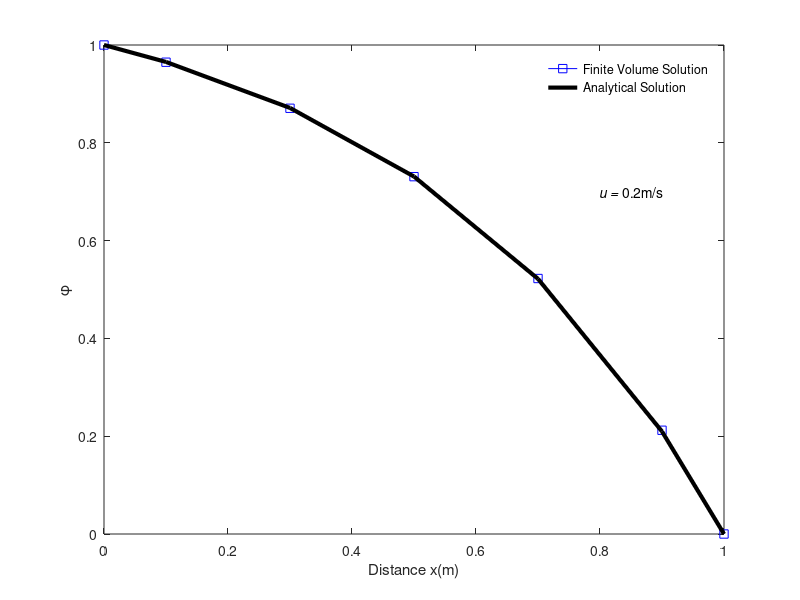

This chart was generated by the following MATLAB code:
                              % flow velocity(m/s)
 
clc
clear all
close all

% Parameters 

 L = 1;                                       % Length of a fin(m)  
 rho = 1;                                     % Density(kg/m^3)
 gamma = 0.1;                                 % Diffusion Coefficient
 m = 7;                                      % Total number of nodes
 dx = L/(m-2);                                % Grid size
 Phi0 = 1;                                    % Phi at x = 0
 PhiL = 0;                                    % Phi at x = L
 u = 0.2;                                     % Flow velocity
 F = rho*u;                                   % Convective mass flux per unit area 
 D = gamma/dx;                                % Diffusion conductance
 Pe = F/D;                                     % Peclet Number 
% In this problem area at all faces is taken constant i.e. Ae = Aw =A
% F and D are also taken constant for all faces..
 
 % Discretization 
 x(1) = 0;
 for i = 2:m-1
     if i == 2
         x(i) = x(1)+dx/2;
     else
         x(i) = x(2)+(i-2)*dx;
     end
 end
x(m) = L;

%  Boundary Condition
Phi(1) = Phi0;
Phi(m) = PhiL;


% Initialization
for i = 2:m-1
    Phi(i) = 0.3;
end
 
 for i = 2:m-1
     if i == 2
         AWW(i) = 0;
         AW(i) = 0;
         AE(i) = D+D/3-(3/8)*F;
         SU(i) = ((8/3)*D+(2/8)*F+F)*Phi(i-1);
         SP(i) = -((8/3)*D+(2/8)*F+F);
         AP(i) = AWW(i)+AW(i)+AE(i)-SP(i);
     elseif i == m-1
         AWW(i) = -(1/8)*F;
         AW(i) = D+(1/3)*D+(6/8)*F;
         AE(i) = 0;
         SU(i) = ((8/3)*D-F)*Phi(i+1);
         SP(i) = -((8/3)*D-F);
         AP(i) = AWW(i)+AW(i)+AE(i)-SP(i);
     elseif i == 3
         AWW(i) = 0;
         AW(i) = D+(7/8)*F+(1/8)*F;
         AE(i) = D-(3/8)*F;
         SU(i) = -F*Phi(i-2)/4;
         SP(i) = F/4;
         AP(i) = AWW(i)+AW(i)+AE(i)-SP(i);
     else
         AWW(i) = -F/8;
         AW(i) = D+F*6/8+F*1/8;
         AE(i) = D-F*3/8;
         SU(i) = 0;
         SP(i) = 0;
         AP(i) = AWW(i)+AW(i)+AE(i)-SP(i);
     end
     
 end
 

FCmax = 0.1;
Errormax = 10^-4;
nIter = 0;
% Backward substitution
while FCmax>Errormax
    nIter = nIter+1
    phi_old = Phi;
    for i = 2:m-1
        if i == 2
            Phi(i) = (AW(i)*Phi(i-1)+AE(i)*Phi(i+1)+SU(i))/AP(i);
        else
            Phi(i) = (AW(i)*Phi(i-1)+AE(i)*Phi(i+1)+AWW(i)*Phi(i-2)+SU(i))/AP(i);
        end
    end
    for i = 2:m-1
        FC(i) = (Phi(i)-phi_old(i))/phi_old(i);
    end
    FCmax = max(FC)
end

% % Exact Solution
% % Phi = Tinf+(TB-Tinf)*(cosh(n(L-x))/cosh(nL))
Phi_exact(1) = Phi0;
for i = 2:m-1
    Phi1 = PhiL-Phi0;
    num = exp(F*x(i)/gamma)-1;
    den = exp(F*L/gamma)-1;
    Phi_exact(i) = Phi1*num/den+Phi0;
end
Phi_exact(m) = PhiL;

% Comparison between finite volume solution and the exact solution
for i = 2:m-1
    Error_perc(i) = ((Phi_exact(i)-Phi(i))/Phi_exact(i))*100;
end

 plot(x,Phi,'s-b')
 hold on
 plot(x,Phi_exact,'k-','LineWidth',3)
xlabel('Distance x(m)')
 ylabel('\phi')
legend('Finite Volume Solution','Analytical Solution','Location','NorthEast')
legend boxoff
text(0.8,0.7,'\itu = \rm0.2m/s')


 